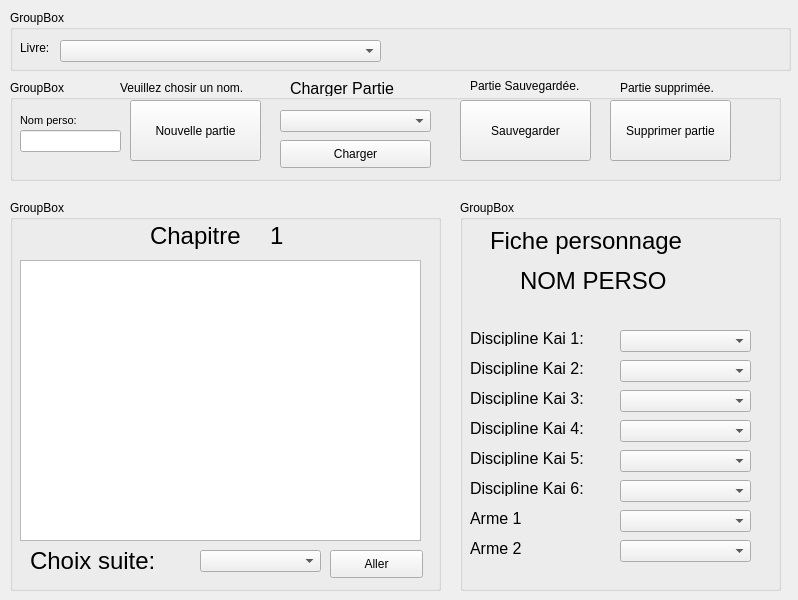
<?xml version="1.0" encoding="UTF-8"?>
<ui version="4.0">
 <class>MainWindow</class>
 <widget class="QMainWindow" name="MainWindow">
  <property name="geometry">
   <rect>
    <x>0</x>
    <y>0</y>
    <width>798</width>
    <height>600</height>
   </rect>
  </property>
  <property name="windowTitle">
   <string>MainWindow</string>
  </property>
  <widget class="QWidget" name="centralwidget">
   <widget class="QGroupBox" name="groupBox">
    <property name="geometry">
     <rect>
      <x>10</x>
      <y>10</y>
      <width>781</width>
      <height>61</height>
     </rect>
    </property>
    <property name="title">
     <string>GroupBox</string>
    </property>
    <widget class="QLabel" name="label">
     <property name="geometry">
      <rect>
       <x>10</x>
       <y>30</y>
       <width>51</width>
       <height>16</height>
      </rect>
     </property>
     <property name="text">
      <string>Livre:</string>
     </property>
    </widget>
    <widget class="QComboBox" name="comboBox">
     <property name="geometry">
      <rect>
       <x>50</x>
       <y>30</y>
       <width>321</width>
       <height>22</height>
      </rect>
     </property>
    </widget>
   </widget>
   <widget class="QGroupBox" name="groupBox_2">
    <property name="geometry">
     <rect>
      <x>10</x>
      <y>80</y>
      <width>771</width>
      <height>101</height>
     </rect>
    </property>
    <property name="title">
     <string>GroupBox</string>
    </property>
    <widget class="QPushButton" name="boutonSauvegarde">
     <property name="geometry">
      <rect>
       <x>450</x>
       <y>20</y>
       <width>131</width>
       <height>61</height>
      </rect>
     </property>
     <property name="text">
      <string>Sauvegarder</string>
     </property>
    </widget>
    <widget class="QPushButton" name="pushButton_2">
     <property name="geometry">
      <rect>
       <x>600</x>
       <y>20</y>
       <width>121</width>
       <height>61</height>
      </rect>
     </property>
     <property name="text">
      <string>Supprimer partie</string>
     </property>
    </widget>
    <widget class="QComboBox" name="comboBox_3">
     <property name="geometry">
      <rect>
       <x>270</x>
       <y>30</y>
       <width>151</width>
       <height>22</height>
      </rect>
     </property>
    </widget>
    <widget class="QLabel" name="label_6">
     <property name="geometry">
      <rect>
       <x>280</x>
       <y>0</y>
       <width>141</width>
       <height>16</height>
      </rect>
     </property>
     <property name="font">
      <font>
       <pointsize>12</pointsize>
      </font>
     </property>
     <property name="text">
      <string>Charger Partie</string>
     </property>
    </widget>
    <widget class="QPushButton" name="pushButton_nouvellePartie">
     <property name="geometry">
      <rect>
       <x>120</x>
       <y>20</y>
       <width>131</width>
       <height>61</height>
      </rect>
     </property>
     <property name="text">
      <string>Nouvelle partie</string>
     </property>
    </widget>
    <widget class="QLabel" name="label_5">
     <property name="geometry">
      <rect>
       <x>10</x>
       <y>30</y>
       <width>71</width>
       <height>21</height>
      </rect>
     </property>
     <property name="font">
      <font>
       <pointsize>8</pointsize>
      </font>
     </property>
     <property name="text">
      <string>Nom perso:</string>
     </property>
    </widget>
    <widget class="QLineEdit" name="lineEdit_nomPersonnage">
     <property name="geometry">
      <rect>
       <x>10</x>
       <y>50</y>
       <width>101</width>
       <height>22</height>
      </rect>
     </property>
    </widget>
    <widget class="QLabel" name="label_erreurCreationPartie">
     <property name="geometry">
      <rect>
       <x>110</x>
       <y>0</y>
       <width>161</width>
       <height>16</height>
      </rect>
     </property>
     <property name="text">
      <string>Veuillez chosir un nom.</string>
     </property>
    </widget>
    <widget class="QLabel" name="label_partieSauvegarde">
     <property name="geometry">
      <rect>
       <x>460</x>
       <y>-4</y>
       <width>121</width>
       <height>20</height>
      </rect>
     </property>
     <property name="text">
      <string>Partie Sauvegardée.</string>
     </property>
    </widget>
    <widget class="QPushButton" name="pushButton">
     <property name="geometry">
      <rect>
       <x>270</x>
       <y>60</y>
       <width>151</width>
       <height>28</height>
      </rect>
     </property>
     <property name="text">
      <string>Charger</string>
     </property>
    </widget>
    <widget class="QLabel" name="label_supression">
     <property name="geometry">
      <rect>
       <x>610</x>
       <y>0</y>
       <width>101</width>
       <height>16</height>
      </rect>
     </property>
     <property name="text">
      <string>Partie supprimée.</string>
     </property>
    </widget>
   </widget>
   <widget class="QGroupBox" name="groupBox_3">
    <property name="geometry">
     <rect>
      <x>10</x>
      <y>200</y>
      <width>431</width>
      <height>391</height>
     </rect>
    </property>
    <property name="title">
     <string>GroupBox</string>
    </property>
    <widget class="QLabel" name="label_2">
     <property name="geometry">
      <rect>
       <x>140</x>
       <y>20</y>
       <width>121</width>
       <height>31</height>
      </rect>
     </property>
     <property name="font">
      <font>
       <pointsize>18</pointsize>
      </font>
     </property>
     <property name="text">
      <string>Chapitre</string>
     </property>
    </widget>
    <widget class="QLabel" name="label_4">
     <property name="geometry">
      <rect>
       <x>20</x>
       <y>345</y>
       <width>171</width>
       <height>31</height>
      </rect>
     </property>
     <property name="font">
      <font>
       <pointsize>18</pointsize>
      </font>
     </property>
     <property name="text">
      <string>Choix suite:</string>
     </property>
    </widget>
    <widget class="QComboBox" name="comboBox_2">
     <property name="geometry">
      <rect>
       <x>190</x>
       <y>350</y>
       <width>121</width>
       <height>22</height>
      </rect>
     </property>
    </widget>
    <widget class="QPushButton" name="pushButton_3">
     <property name="geometry">
      <rect>
       <x>320</x>
       <y>350</y>
       <width>93</width>
       <height>28</height>
      </rect>
     </property>
     <property name="text">
      <string>Aller</string>
     </property>
    </widget>
    <widget class="QTextBrowser" name="textBrowser">
     <property name="geometry">
      <rect>
       <x>10</x>
       <y>60</y>
       <width>401</width>
       <height>281</height>
      </rect>
     </property>
    </widget>
    <widget class="QLabel" name="label_numero_chapitre">
     <property name="geometry">
      <rect>
       <x>260</x>
       <y>20</y>
       <width>55</width>
       <height>31</height>
      </rect>
     </property>
     <property name="font">
      <font>
       <pointsize>18</pointsize>
      </font>
     </property>
     <property name="text">
      <string>1</string>
     </property>
    </widget>
   </widget>
   <widget class="QGroupBox" name="groupBox_4">
    <property name="geometry">
     <rect>
      <x>460</x>
      <y>200</y>
      <width>321</width>
      <height>391</height>
     </rect>
    </property>
    <property name="title">
     <string>GroupBox</string>
    </property>
    <widget class="QLabel" name="label_3">
     <property name="geometry">
      <rect>
       <x>30</x>
       <y>20</y>
       <width>241</width>
       <height>41</height>
      </rect>
     </property>
     <property name="font">
      <font>
       <pointsize>18</pointsize>
      </font>
     </property>
     <property name="text">
      <string>Fiche personnage</string>
     </property>
    </widget>
    <widget class="QLabel" name="label_7">
     <property name="geometry">
      <rect>
       <x>10</x>
       <y>130</y>
       <width>151</width>
       <height>16</height>
      </rect>
     </property>
     <property name="font">
      <font>
       <pointsize>12</pointsize>
      </font>
     </property>
     <property name="text">
      <string>Discipline Kai 1:</string>
     </property>
    </widget>
    <widget class="QComboBox" name="comboBox_4">
     <property name="geometry">
      <rect>
       <x>160</x>
       <y>130</y>
       <width>131</width>
       <height>22</height>
      </rect>
     </property>
    </widget>
    <widget class="QLabel" name="label_8">
     <property name="geometry">
      <rect>
       <x>10</x>
       <y>160</y>
       <width>151</width>
       <height>16</height>
      </rect>
     </property>
     <property name="font">
      <font>
       <pointsize>12</pointsize>
      </font>
     </property>
     <property name="text">
      <string>Discipline Kai 2:</string>
     </property>
    </widget>
    <widget class="QLabel" name="label_9">
     <property name="geometry">
      <rect>
       <x>10</x>
       <y>190</y>
       <width>151</width>
       <height>16</height>
      </rect>
     </property>
     <property name="font">
      <font>
       <pointsize>12</pointsize>
      </font>
     </property>
     <property name="text">
      <string>Discipline Kai 3:</string>
     </property>
    </widget>
    <widget class="QLabel" name="label_10">
     <property name="geometry">
      <rect>
       <x>10</x>
       <y>220</y>
       <width>151</width>
       <height>16</height>
      </rect>
     </property>
     <property name="font">
      <font>
       <pointsize>12</pointsize>
      </font>
     </property>
     <property name="text">
      <string>Discipline Kai 4:</string>
     </property>
    </widget>
    <widget class="QLabel" name="label_11">
     <property name="geometry">
      <rect>
       <x>10</x>
       <y>280</y>
       <width>151</width>
       <height>16</height>
      </rect>
     </property>
     <property name="font">
      <font>
       <pointsize>12</pointsize>
      </font>
     </property>
     <property name="text">
      <string>Discipline Kai 6:</string>
     </property>
    </widget>
    <widget class="QLabel" name="label_12">
     <property name="geometry">
      <rect>
       <x>10</x>
       <y>250</y>
       <width>151</width>
       <height>16</height>
      </rect>
     </property>
     <property name="font">
      <font>
       <pointsize>12</pointsize>
      </font>
     </property>
     <property name="text">
      <string>Discipline Kai 5:</string>
     </property>
    </widget>
    <widget class="QComboBox" name="comboBox_5">
     <property name="geometry">
      <rect>
       <x>160</x>
       <y>160</y>
       <width>131</width>
       <height>22</height>
      </rect>
     </property>
    </widget>
    <widget class="QComboBox" name="comboBox_6">
     <property name="geometry">
      <rect>
       <x>160</x>
       <y>190</y>
       <width>131</width>
       <height>22</height>
      </rect>
     </property>
    </widget>
    <widget class="QComboBox" name="comboBox_7">
     <property name="geometry">
      <rect>
       <x>160</x>
       <y>220</y>
       <width>131</width>
       <height>22</height>
      </rect>
     </property>
    </widget>
    <widget class="QComboBox" name="comboBox_8">
     <property name="geometry">
      <rect>
       <x>160</x>
       <y>250</y>
       <width>131</width>
       <height>22</height>
      </rect>
     </property>
    </widget>
    <widget class="QComboBox" name="comboBox_9">
     <property name="geometry">
      <rect>
       <x>160</x>
       <y>280</y>
       <width>131</width>
       <height>22</height>
      </rect>
     </property>
    </widget>
    <widget class="QLabel" name="label_13">
     <property name="geometry">
      <rect>
       <x>10</x>
       <y>310</y>
       <width>151</width>
       <height>16</height>
      </rect>
     </property>
     <property name="font">
      <font>
       <pointsize>12</pointsize>
      </font>
     </property>
     <property name="text">
      <string>Arme 1</string>
     </property>
    </widget>
    <widget class="QLabel" name="label_14">
     <property name="geometry">
      <rect>
       <x>10</x>
       <y>340</y>
       <width>151</width>
       <height>16</height>
      </rect>
     </property>
     <property name="font">
      <font>
       <pointsize>12</pointsize>
      </font>
     </property>
     <property name="text">
      <string>Arme 2</string>
     </property>
    </widget>
    <widget class="QComboBox" name="comboBox_10">
     <property name="geometry">
      <rect>
       <x>160</x>
       <y>310</y>
       <width>131</width>
       <height>22</height>
      </rect>
     </property>
    </widget>
    <widget class="QComboBox" name="comboBox_11">
     <property name="geometry">
      <rect>
       <x>160</x>
       <y>340</y>
       <width>131</width>
       <height>22</height>
      </rect>
     </property>
    </widget>
    <widget class="QLabel" name="label_nomPerso">
     <property name="geometry">
      <rect>
       <x>60</x>
       <y>65</y>
       <width>191</width>
       <height>31</height>
      </rect>
     </property>
     <property name="font">
      <font>
       <pointsize>18</pointsize>
      </font>
     </property>
     <property name="text">
      <string>NOM PERSO</string>
     </property>
    </widget>
   </widget>
  </widget>
 </widget>
 <resources/>
 <connections/>
 <slots>
  <slot>nouvellePartie()</slot>
 </slots>
</ui>
